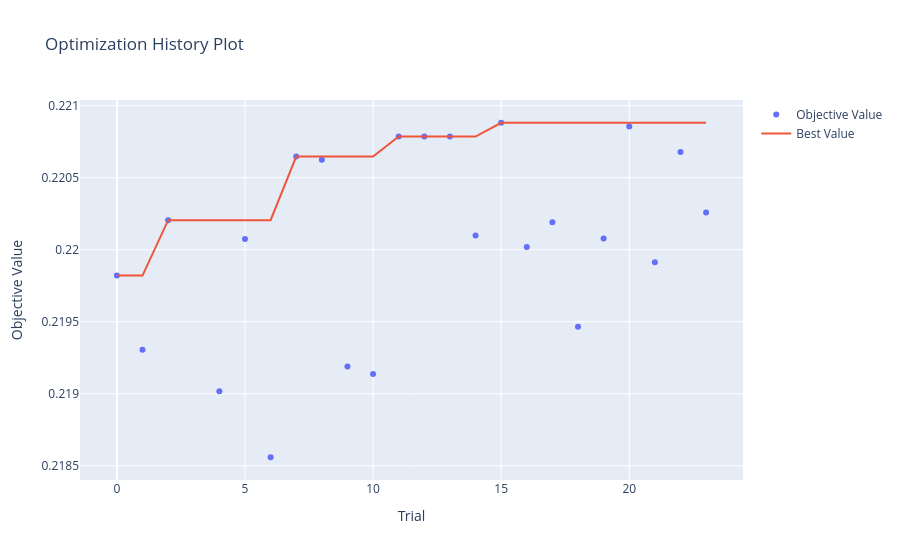

Write notebook code for a chart like this one.
### Code cell
optuna.visualization.plot_optimization_history(optuna_study)

### Figure 1 — Plotly figure (JSON) as saved in the notebook; plotly's stock layout.template omitted (floating-point values rounded to 4 significant figures)
{"data": [{"mode": "markers", "name": "Objective Value", "type": "scatter", "x": [0, 1, 2, 4, 5, 6, 7, 8, 9, 10, 11, 12, 13, 14, 15, 16, 17, 18, 19, 20, 21, 22, 23], "y": [0.2198, 0.2193, 0.2202, 0.219, 0.2201, 0.2186, 0.2206, 0.2206, 0.2192, 0.2191, 0.2208, 0.2208, 0.2208, 0.2201, 0.2209, 0.22, 0.2202, 0.2195, 0.2201, 0.2209, 0.2199, 0.2207, 0.2203]}, {"mode": "lines", "name": "Best Value", "type": "scatter", "x": [0, 1, 2, 3, 4, 5, 6, 7, 8, 9, 10, 11, 12, 13, 14, 15, 16, 17, 18, 19, 20, 21, 22, 23], "y": [0.2198, 0.2198, 0.2202, 0.2202, 0.2202, 0.2202, 0.2202, 0.2206, 0.2206, 0.2206, 0.2206, 0.2208, 0.2208, 0.2208, 0.2208, 0.2209, 0.2209, 0.2209, 0.2209, 0.2209, 0.2209, 0.2209, 0.2209, 0.2209]}, {"marker": {"color": "#cccccc"}, "mode": "markers", "name": "Infeasible Trial", "showlegend": false, "type": "scatter", "x": [], "y": []}], "layout": {"title": {"text": "Optimization History Plot"}, "xaxis": {"title": {"text": "Trial"}}, "yaxis": {"title": {"text": "Objective Value"}}}}
